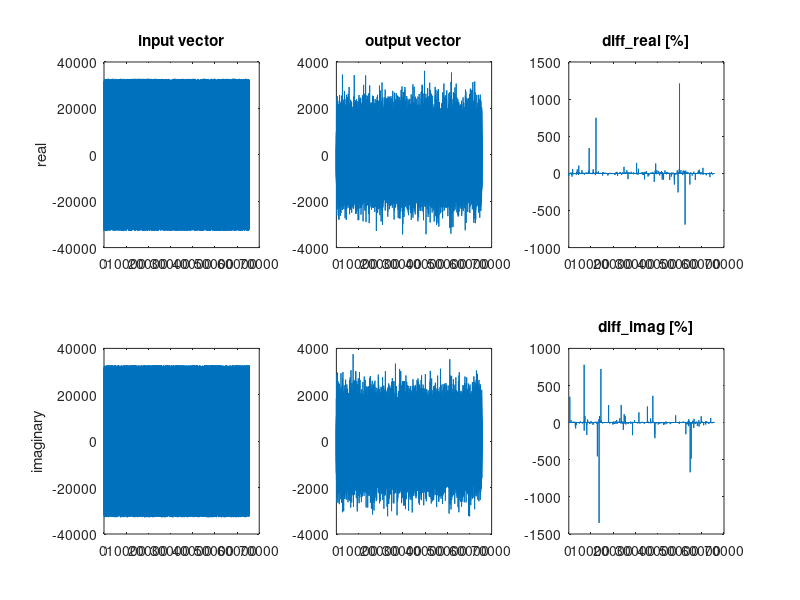

Write MATLAB code to recreate this figure.

%%%%%%%%%%%%%%%%%%%%%%%%%%%%%%%%%%%%%%%%%%%%%%%%%%%%%%%%%%%%%%%%%%%%%%%%%%%%%%%%%%%%%%%%%%%%
% %{tool}
% file : fft1536_tb.m
%
% Description : The following Matlab testbench excercises the Altera FFT Model fft512_model.m
% generated by Altera's FFT Megacore and outputs results to text files.
%
% 2001-2007 Altera Corporation, All Rights Reserved
%%%%%%%%%%%%%%%%%%%%%%%%%%%%%%%%%%%%%%%%%%%%%%%%%%%%%%%%%%%%%%%%%%%%%%%%%%%%%%%%%%%%%%%%%%%%
clear all; close all; clc;

  
% Read input complex vector, and output complex vector from source text files 
fidr = fopen('real_input.txt','r');                                            
fidi = fopen('imag_input.txt','r');  
reali=fscanf(fidr,'%d');                                                      
imagi=fscanf(fidi,'%d');      
fclose(fidi);                                                                  
fclose(fidr);   
  
fidor = fopen('real_output_ver.txt', 'r');
fidoi = fopen('imag_output_ver.txt', 'r');
realo = fscanf(fidor,'%d');
imago = fscanf(fidoi,'%d');
fclose(fidor);                                                                  
fclose(fidoi);                                                                  

lengthr = min(length(reali), length(realo));
lengthi = min(length(imagi), length(imago));
figure(1)
subplot(231)
plot(reali(1:lengthr));
title('input vector');
ylabel('real')
subplot(234)
plot(imagi(1:lengthi));
ylabel('imaginary')

% figure(2)
subplot(232)
plot(realo(1:lengthr));
title('output vector');
subplot(235)
plot(imago(1:lengthi));

diffr= ((reali(1:lengthr)-realo(1:lengthr))) ./ reali(1:lengthr);
diffi= (imagi(1:lengthi)-imago(1:lengthi)) ./ imagi(1:lengthr);
% figure(3)
subplot(233)
plot(diffr);
title('diff\_real [%]');
subplot(236)
plot(diffi);
title('diff\_imag [%]');

